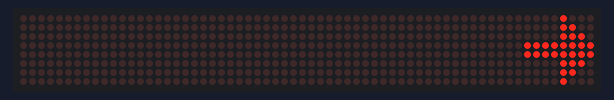
Recording of a sketch running on a simulated Arduino Uno, built with avr-gcc and run on an emulated ATmega328P. On the bench: 64×8 LED matrix.

Above: at 0.06 s.
At 0.7 s:
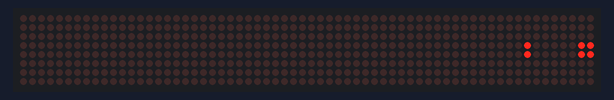
At 1.35 s:
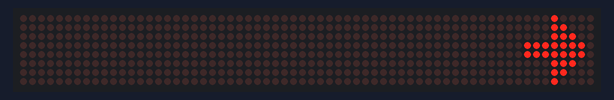

Measured:
- by itself, everything shown: repeats every 1.4 s, in 13 steps

The sketch:

flecha_der.ino
```cpp
#include <LedControl.h>

int DIN = 10;
int CS =  11;
int CLK = 12;

byte aa[8]= {0x8,0xC,0xE,0xFF,0xFF,0xE,0xC,0x8};
byte ab[8]= {0x4,0x6,0x7,0x7F,0x7F,0x7,0x6,0x4};
byte ac[8] = {0x2,0x3,0x3,0x3F,0x3F,0x3,0x3,0x2};
byte ad[8]= {0x1,0x1,0x1,0x1F,0x1F,0x1,0x1,0x1};
byte ae[8]= {0x0,0x0,0x0,0xF,0xF,0x0,0x0,0x0};
byte af[8]= {0x0,0x0,0x0,0x7,0x7,0x0,0x0,0x0};
byte ag[8]= {0x0,0x0,0x0,0x83,0x83,0x0,0x0,0x0};
byte ah[8]= {0x0,0x0,0x80,0xC1,0xC1,0x80,0x0,0x0};
byte ai[8]= {0x0,0x80,0xC0,0xE0,0xE0,0xC0,0x80,0x0};
byte aj[8]= {0x80,0xC0,0xE0,0xF0,0xF0,0xE0,0xC0,0x80};
byte ak[8]= {0x40,0x60,0x70,0xF8,0xF8,0x70,0x60,0x40};
byte am[8]= {0x20,0x30,0x38,0xFC,0xFC,0x38,0x30,0x20};
byte an[8]= {0x10,0x18,0x1C,0xFE,0xFE,0x1C,0x18,0x10};


LedControl lc=LedControl(DIN,CLK,CS,0);

void setup(){
 lc.shutdown(0,false);       //The MAX72XX is in power-saving mode on startup
 //lc.setIntensity(0,15);      // Set the brightness to maximum value
 lc.clearDisplay(0);         // and clear the display
}

void loop(){
    printX();
    delay(10);
}

void printX(){
printByte(aa);
delay(100);
printByte(ab);
delay(100);
printByte(ac);
delay(100);
printByte(ad);
delay(100);
printByte(ae);
delay(100);
printByte(af);
delay(100);
printByte(ag);
delay(100);
printByte(ah);
delay(100);
printByte(ai);
delay(100);
printByte(aj);
delay(100);
printByte(ak);
delay(100);
printByte(am);
delay(100);
printByte(an);
delay(100);
}

void printByte(byte character [])
{
  int i = 0;
  for(i=0;i<8;i++)
  {
    lc.setRow(0,i,character[i]);
  }
}
```
